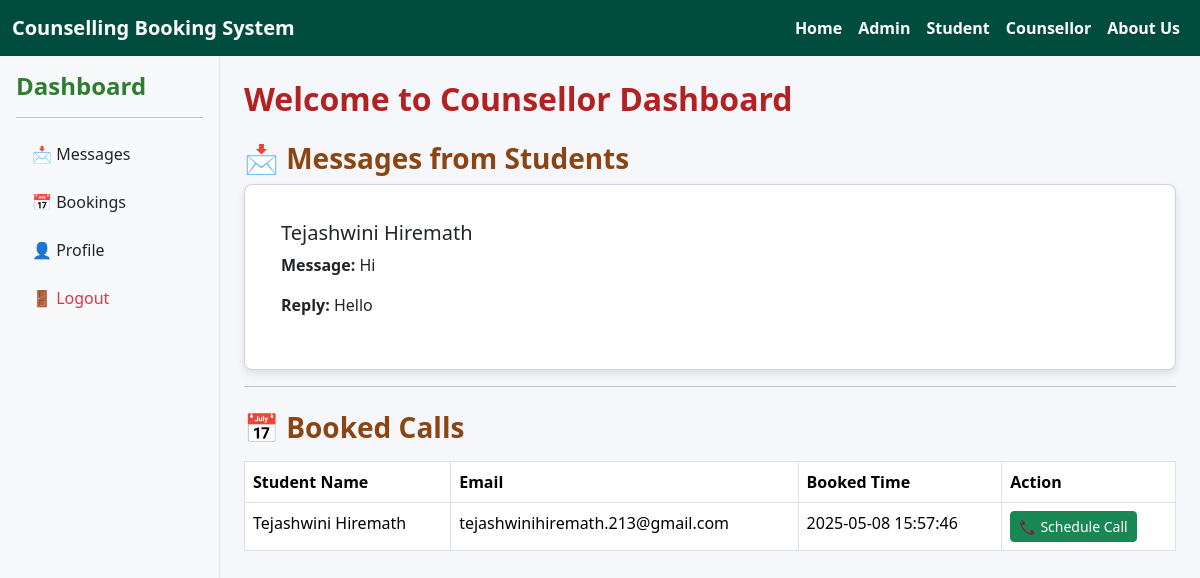
Screenshot of /counsellor_dashboard (signed in) with the database file from the repository.
### tables this page shows
CREATE TABLE messages (
        id INTEGER PRIMARY KEY AUTOINCREMENT,
        student_id INTEGER,
        counsellor_id INTEGER,
        message TEXT NOT NULL,
        reply TEXT,
        timestamp TEXT
    );

CREATE TABLE users (
            id INTEGER PRIMARY KEY AUTOINCREMENT,
            name TEXT NOT NULL,
            email TEXT NOT NULL,
            phone TEXT NOT NULL,
            password TEXT NOT NULL
        , counselling_type TEXT, caste TEXT, aadhaar TEXT, gender TEXT, bio TEXT);

CREATE TABLE bookings (
    id INTEGER PRIMARY KEY AUTOINCREMENT,
    student_id INTEGER NOT NULL,
    counsellor_id INTEGER NOT NULL,
    timestamp TEXT NOT NULL
, scheduled_time TEXT);

### app.py (the view)
@app.route('/counsellor_dashboard', methods=['GET', 'POST'])
def counsellor_dashboard():
    if 'counsellor_id' not in session:
        return redirect(url_for('counsellor_login'))
    conn = sqlite3.connect('counsellors.db')
    cursor = conn.cursor()
    cursor.execute('''
        SELECT messages.id, users.name, messages.message, messages.reply
        FROM messages
        JOIN users ON messages.student_id = users.id
        WHERE messages.counsellor_id = ?
    ''', (session['counsellor_id'],))
    data = cursor.fetchall()
    print("fef",data)
    cursor.execute('''
        SELECT users.name, users.email, bookings.timestamp,bookings.id
        FROM bookings
        JOIN users ON bookings.student_id = users.id
        WHERE bookings.counsellor_id = ?
    ''', (session['counsellor_id'],))
    bookings = cursor.fetchall()
    print("BOKKING",bookings)
    cursor.execute('SELECT bio FROM counsellors WHERE id = ?', (session['counsellor_id'],))
    bio_row = cursor.fetchone()
    bio = bio_row[0] if bio_row else ''
    print("Hi",bookings)
    conn.close()
    return render_template('counsellor_dashboard.html', messages=data, bookings=bookings,counsellor_bio=bio)

### templates/counsellor_dashboard.html (shortened to what this page needs)
{% extends "base.html" %}
{% block content %}
<div class="d-flex">
    <div class="bg-light p-3 border-end" style="width: 220px; min-height: 100vh;">
        <h4>Dashboard</h4>
        <hr>
        <ul class="nav flex-column">
            <li class="nav-item mb-2">
                <a class="nav-link text-dark" href="#messages">📩 Messages</a>
            </li>
            <li class="nav-item mb-2">
                <a class="nav-link text-dark" href="#bookings">📅 Bookings</a>
            </li>
            <li class="nav-item mb-2">
                <a class="nav-link text-dark" href="{{ url_for('counsellor_profile') }}">👤 Profile</a>
            </li>
            <li class="nav-item">
                <a class="nav-link text-danger" href="/logout">🚪 Logout</a>
            </li>
        </ul>
    </div>
    <div class="flex-grow-1 p-4">
        <h2 style="color:firebrick;" class="mb-4">Welcome to Counsellor Dashboard</h2>
        <h3 id="messages" style="color:saddlebrown;">📩 Messages from Students</h3>
        {% for m in messages %}
        <div class="card mb-2">
            <div class="card-body">
                <h5 class="card-title">{{ m[1] }}</h5>
                <p class="card-text"><strong>Message:</strong> {{ m[2] }}</p>
                <p><strong>Reply:</strong> {{ m[3] if m[3] else "No reply yet." }}</p>
            </div>
        </div>
        {% endfor %}
        <hr>
        <h3 id="bookings" style="color:saddlebrown;" class="mt-4">📅 Booked Calls</h3>
        {% if bookings %}
        <table class="table table-bordered bg-white text-dark mt-3">
            <thead>
                <tr>
                    <th>Student Name</th>
                    <th>Email</th>
                    <th>Booked Time</th>
                    <th>Action</th>
                </tr>
            </thead>
            <tbody>
                {% for b in bookings %}
                <tr>
                    <td>{{ b[0] }}</td>
                    <td>{{ b[1] }}</td>
                    <td>{{ b[2] }}</td>
                    <td><a href="{{ url_for('schedule_call_form', booking_id=b[3]) }}" class="btn btn-sm btn-success">📞 Schedule Call</a></td>
                </tr>
                {% endfor %}
            </tbody>
        </table>
        {% else %}
        <p class="text-white">No bookings yet.</p>
        {% endif %}
    </div>
</div>
{% endblock %}

### templates/base.html (style rules this page uses)
body { background-color: #f5f7fa; font-family: 'Segoe UI', Tahoma, Geneva, Verdana, sans-serif; margin: 0; padding: 0; }
.card { background-color: #ffffff; box-shadow: 0 4px 8px rgba(0,0,0,0.1); border-radius: 8px; padding: 20px; }
h2, h3, h4 { font-weight: bold; color: #2e7d32; }

### rows the page displays
messages: name "Tejashwini Hiremath", message "Hi", reply "Hello"
bookings: name "Tejashwini Hiremath", email "tejashwinihiremath.213@gmail.com", timestamp "2025-05-08 15:57:46"
